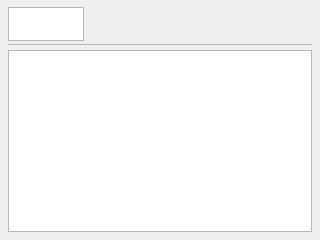
<?xml version='1.0' encoding='utf-8'?>
<ui version="4.0">
 <class>VoiceCtrlListWindow</class>
 <widget class="QDialog" name="VoiceCtrlListWindow">
  <property name="geometry">
   <rect>
    <x>0</x>
    <y>0</y>
    <width>320</width>
    <height>240</height>
   </rect>
  </property>
  <property name="windowTitle">
   <string>Title</string>
  </property>
  <widget class="QGraphicsView" name="return_button">
   <property name="geometry">
    <rect>
     <x>8</x>
     <y>7</y>
     <width>76</width>
     <height>34</height>
    </rect>
   </property>
  </widget>
  <widget class="QLabel" name="voice_ctrl_list">
   <property name="geometry">
    <rect>
     <x>90</x>
     <y>7</y>
     <width>222</width>
     <height>34</height>
    </rect>
   </property>
  </widget>
  <widget class="QGraphicsView" name="splite">
   <property name="geometry">
    <rect>
     <x>8</x>
     <y>44</y>
     <width>304</width>
     <height>1</height>
    </rect>
   </property>
  </widget>
  <widget class="QTableView" name="listtable">
   <property name="geometry">
    <rect>
     <x>8</x>
     <y>50</y>
     <width>304</width>
     <height>182</height>
    </rect>
   </property>
  </widget>
 </widget>
 <resources />
 <connections />
</ui>
